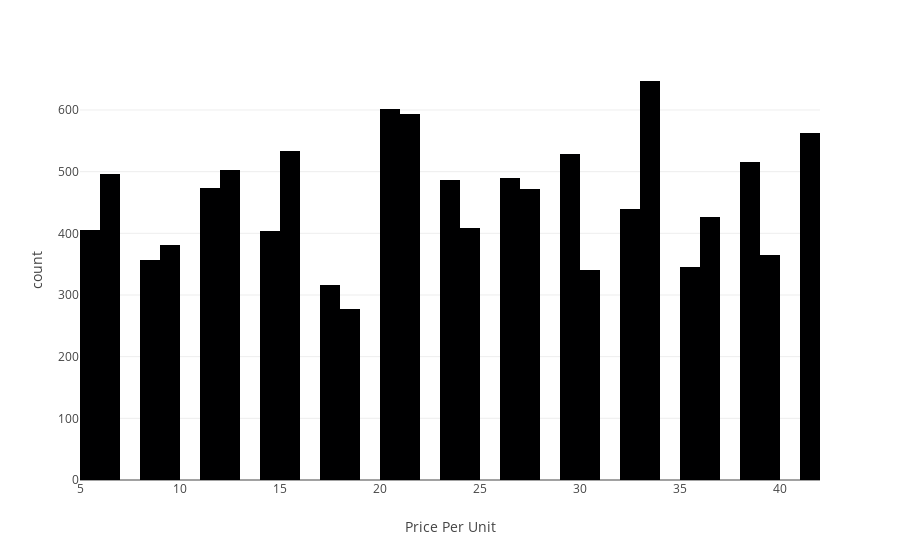
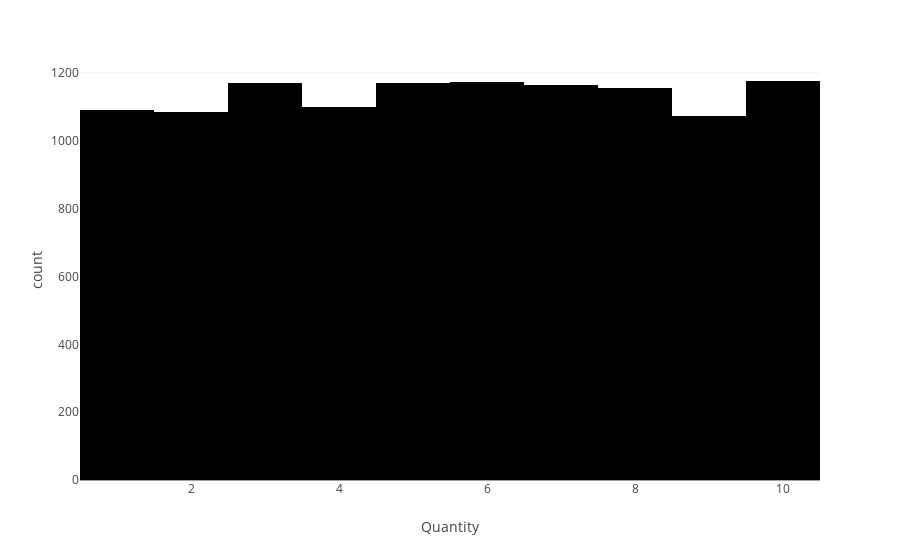
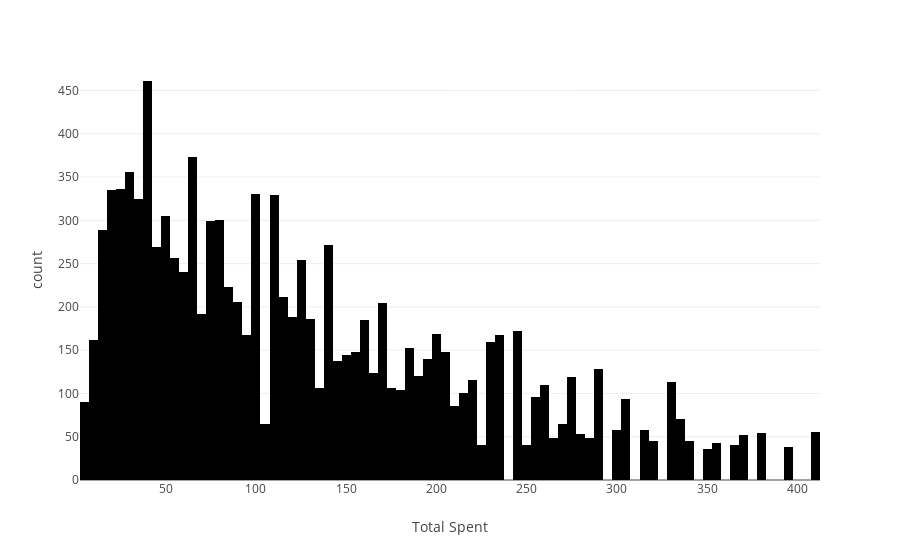
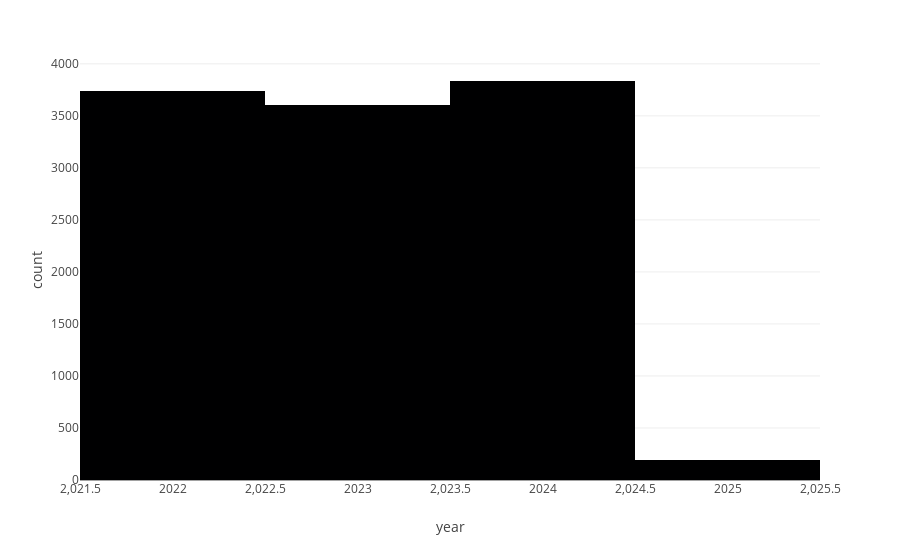

Notebook code cell kept with these figures, in order:
### Code cell
for col in num_cols:
    px.histogram(df, x= col).show()

### Figure 1 — Plotly figure (JSON) as saved in the notebook; plotly's stock layout.template omitted (floating-point values rounded to 4 significant figures; data arrays with more than 128 entries replaced by an {"elided": "..."} marker saying what was removed)
{"data": [{"alignmentgroup": "True", "bingroup": "x", "hovertemplate": "Price Per Unit=%{x}<br>count=%{y}<extra></extra>", "legendgroup": "", "marker": {"color": "#000001", "pattern": {"shape": ""}}, "name": "", "offsetgroup": "", "orientation": "v", "showlegend": false, "type": "histogram", "x": {"elided": "11362 float values"}, "xaxis": "x", "yaxis": "y"}], "layout": {"barmode": "relative", "legend": {"tracegroupgap": 0}, "margin": {"t": 60}, "xaxis": {"anchor": "y", "domain": [0, 1], "title": {"text": "Price Per Unit"}}, "yaxis": {"anchor": "x", "domain": [0, 1], "title": {"text": "count"}}}}

### Figure 2 — Plotly figure (JSON) as saved in the notebook; plotly's stock layout.template omitted (floating-point values rounded to 4 significant figures; data arrays with more than 128 entries replaced by an {"elided": "..."} marker saying what was removed)
{"data": [{"alignmentgroup": "True", "bingroup": "x", "hovertemplate": "Quantity=%{x}<br>count=%{y}<extra></extra>", "legendgroup": "", "marker": {"color": "#000001", "pattern": {"shape": ""}}, "name": "", "offsetgroup": "", "orientation": "v", "showlegend": false, "type": "histogram", "x": {"elided": "11362 int values"}, "xaxis": "x", "yaxis": "y"}], "layout": {"barmode": "relative", "legend": {"tracegroupgap": 0}, "margin": {"t": 60}, "xaxis": {"anchor": "y", "domain": [0, 1], "title": {"text": "Quantity"}}, "yaxis": {"anchor": "x", "domain": [0, 1], "title": {"text": "count"}}}}

### Figure 3 — Plotly figure (JSON) as saved in the notebook; plotly's stock layout.template omitted (floating-point values rounded to 4 significant figures; data arrays with more than 128 entries replaced by an {"elided": "..."} marker saying what was removed)
{"data": [{"alignmentgroup": "True", "bingroup": "x", "hovertemplate": "Total Spent=%{x}<br>count=%{y}<extra></extra>", "legendgroup": "", "marker": {"color": "#000001", "pattern": {"shape": ""}}, "name": "", "offsetgroup": "", "orientation": "v", "showlegend": false, "type": "histogram", "x": {"elided": "11362 float values"}, "xaxis": "x", "yaxis": "y"}], "layout": {"barmode": "relative", "legend": {"tracegroupgap": 0}, "margin": {"t": 60}, "xaxis": {"anchor": "y", "domain": [0, 1], "title": {"text": "Total Spent"}}, "yaxis": {"anchor": "x", "domain": [0, 1], "title": {"text": "count"}}}}

### Figure 4 — Plotly figure (JSON) as saved in the notebook; plotly's stock layout.template omitted (floating-point values rounded to 4 significant figures; data arrays with more than 128 entries replaced by an {"elided": "..."} marker saying what was removed)
{"data": [{"alignmentgroup": "True", "bingroup": "x", "hovertemplate": "year=%{x}<br>count=%{y}<extra></extra>", "legendgroup": "", "marker": {"color": "#000001", "pattern": {"shape": ""}}, "name": "", "offsetgroup": "", "orientation": "v", "showlegend": false, "type": "histogram", "x": {"elided": "11362 int values"}, "xaxis": "x", "yaxis": "y"}], "layout": {"barmode": "relative", "legend": {"tracegroupgap": 0}, "margin": {"t": 60}, "xaxis": {"anchor": "y", "domain": [0, 1], "title": {"text": "year"}}, "yaxis": {"anchor": "x", "domain": [0, 1], "title": {"text": "count"}}}}
